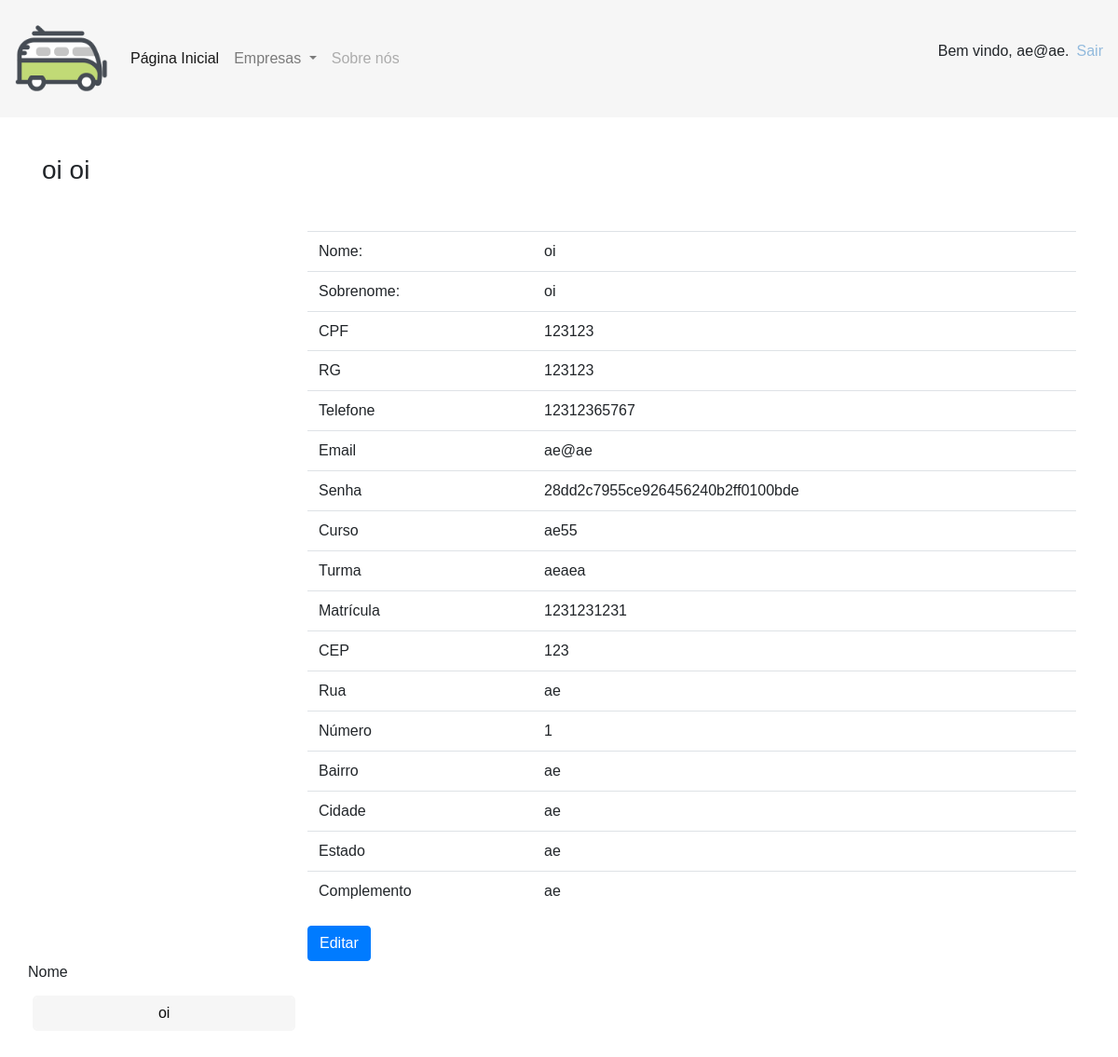
Page /paginas/perfil.php (signed in) on the earlier database version.
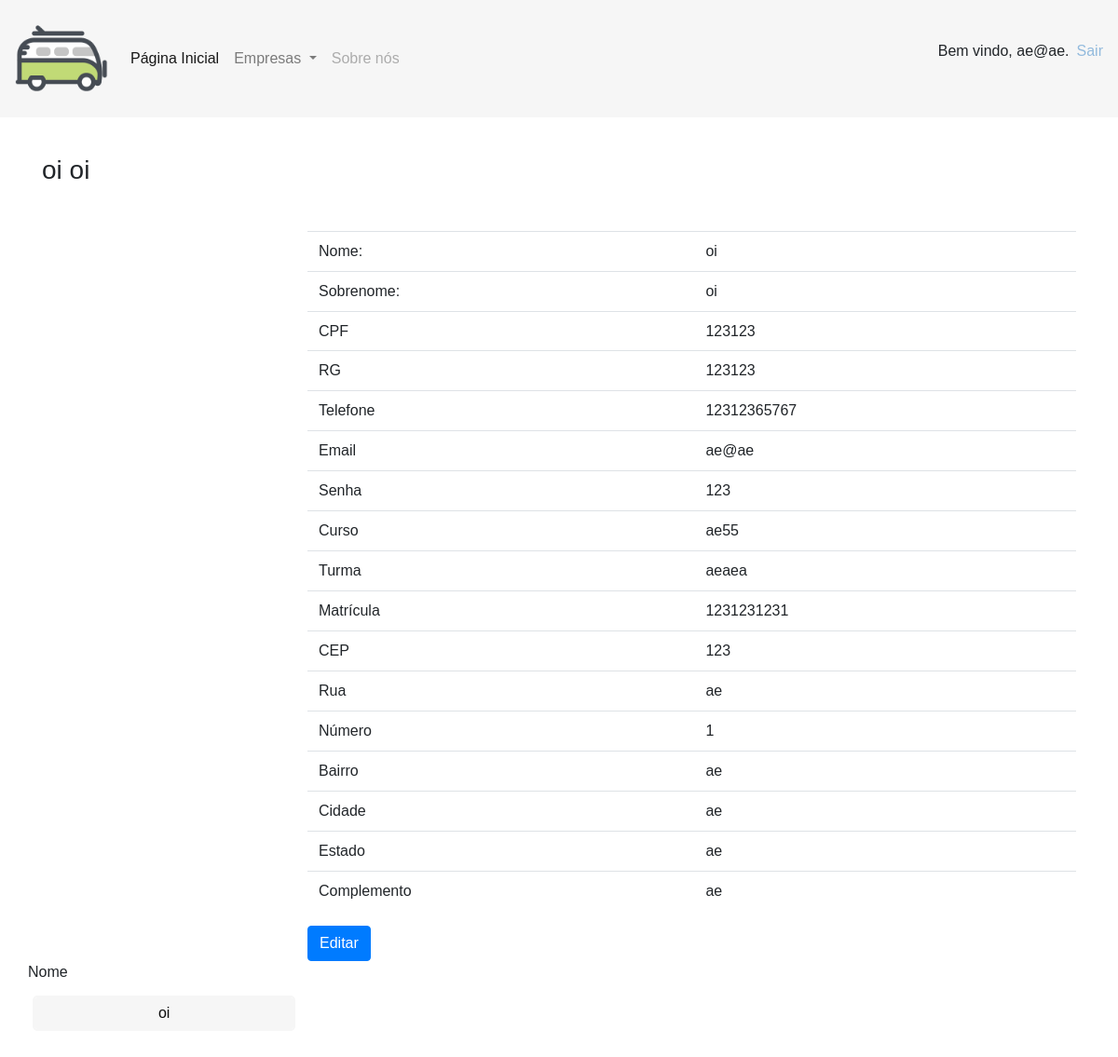
Same page on the later database version.
### tables this page shows
CREATE TABLE `usuarios` (
  `id_usuario` int(8) NOT NULL,
  `tipuser_tip_user` int(1) DEFAULT NULL,
  `cpf` bigint(12) NOT NULL,
  `rg` int(7) NOT NULL,
  `email` varchar(40) NOT NULL,
  `nome` varchar(40) NOT NULL,
  `sobrenome` varchar(15) NOT NULL,
  `sexo` varchar(11) NOT NULL,
  `telefone` bigint(20) NOT NULL,
  `senha` longtext NOT NULL
);

CREATE TABLE `passageiros` (
  `id_passageiro` int(5) NOT NULL,
  `emp_cod_empresa` int(2) DEFAULT NULL,
  `id_usuario_id` int(8) DEFAULT NULL,
  `matricula` bigint(10) NOT NULL,
  `curso` varchar(40) NOT NULL,
  `turma` varchar(40) NOT NULL
);

CREATE TABLE `enderecos` (
  `id_end_passageiro` int(5) NOT NULL,
  `id_passageiro_id` int(5) DEFAULT NULL,
  `cep` int(8) NOT NULL,
  `rua` varchar(50) NOT NULL,
  `numero` bigint(6) NOT NULL,
  `bairro` varchar(20) NOT NULL,
  `estado` varchar(20) NOT NULL,
  `cidade` varchar(50) NOT NULL,
  `complemento` varchar(40) NOT NULL
);

### paginas/perfil.php (the view, shortened to what this page needs)
<?php
require("head.php");
require("cabecalho.php");
$email = $_SESSION['email'];
$result = $conexao->query("SELECT nome, sobrenome, cpf, rg, telefone, email, senha, curso, turma, matricula, cep, rua, numero, bairro, cidade, estado, complemento
from usuarios, passageiros, enderecos
where email = '$email' and id_usuario_id = id_usuario and id_passageiro = id_passageiro_id") or die($conexao->error);
$arrayPassageiro = $result->fetch_assoc();
$resultMotorista = $conexao->query("SELECT nome, sobrenome, cpf, rg, telefone, email, senha, cnh
from usuarios, motoristas
where email = '$email' and user_iduser = id_usuario") or die($conexao->error);
$arrayMotorista = $resultMotorista->fetch_assoc();
if($arrayMotorista == null){
  $arrayMotorista = array();
}
if (array_key_exists("cnh", $arrayMotorista)) {
  $row = $arrayMotorista;
  $validar = 0;
}elseif(array_key_exists("matricula", $arrayPassageiro)){
  $row = $arrayPassageiro;
}
?>
<html lang="en">
<head>
</head>
<div class="container">
      <div class="row">
       <br>
      </div>
        <div class="toppad" >
          <div class="panel panel-info">
            <div class="panel-heading">
              <h3 class="panel-title my-3 mb-5"><?php echo $row['nome']?> <?php echo $row['sobrenome']; ?></h3>
            </div>
            <div class="panel-body">
              <div class="row">
                 <div class="col-md-3 col-lg-3 " align="center"> </div>
                <div class=" col-md-9 col-lg-9 ">
                  <table class="table table-user-information">
                    <tbody>
                      <tr>
                        <td>Nome:</td>
                        <td><?php echo $row['nome']; ?></td>
                      </tr>
                      <tr>
                        <td>Sobrenome:</td>
                        <td><?php echo $row['sobrenome']; ?></td>
                      </tr>
                      <tr>
                        <td>CPF</td>
                        <td><?php echo $row['cpf']; ?></td>
                      </tr>
                         <tr>
                             <tr>
                        <td>RG</td>
                        <td><?php echo $row['rg']; ?></td>
                      </tr>
                        <tr>
                        <td>Telefone</td>
                        <td><?php echo $row['telefone']; ?></td>
                      </tr>
                      <tr>
                        <td>Email</td>
                        <td><?php echo $row['email']; ?></a></td>
                      </tr>
                      <tr>
                        <td>Senha</td>
                        <td><?php echo $row['senha']; ?></td>
                      </tr>
                      <?php if(isset ($row['curso'])): ?>
                      <tr>
                        <td>Curso</td>
                        <td><?php echo $row['curso']; ?></a></td>
                      </tr>
                      <tr>
                        <td>Turma</td>
                        <td><?php echo $row['turma']; ?></td>
                      </tr>
                      </tr>
                        <td>Matrícula</td>
                        <td><?php echo $row['matricula']; ?></td>
                      <tr>
                        <td>CEP</td>
                        <td><?php echo $row['cep']; ?></td>
                      </tr>
                      <tr>
                        <td>Rua</td>
                        <td><?php echo $row['rua']; ?></td>
                      </tr>
                      <tr>
                        <td>Número</td>
                        <td><?php echo $row['numero']; ?></td>
                      </tr>
                      <tr>
                        <td>Bairro</td>
                        <td><?php echo $row['bairro']; ?></td>
                      </tr>
                      <tr>
                        <td>Cidade</td>
                        <td><?php echo $row['cidade']; ?></td>
                      </tr>
                      <tr>
                        <td>Estado</td>
                        <td><?php echo $row['estado']; ?></td>
                      </tr>
                      <tr>
                        <td>Complemento</td>
                        <td><?php echo $row['complemento']; ?></td>
                      </tr>
                      <?php endif; ?>
                    </tbody>
                  </table>
                  <a href="perfil.php?edit<?php echo $row['id']; ?> " class="btn btn-primary" name="editar">Editar</a>
                </div>
              </div>
              <div class="row">
                <form action="../funcoes/Perfil.php" method="POST">
                  <div class="form-group">
                    <label>Nome</label>
                    <input type="text" name="nome" class="form-control" value="<?php echo $row['nome']; ?>" placeholder="Nome">
                  </div>
                </form>
              </div>
            </div>
          </div>
        </div>
      </div>

### paginas/head.php (shortened to what this page needs)
<html lang="en">
<head>
    <link rel="stylesheet" href="../bootstrap/css/bootstrap.min.css">
    <link rel="stylesheet" type="text/css" href="../css/estilo.css">
</head>
<body>

### paginas/cabecalho.php (shortened to what this page needs)
<?php
require("head.php");
?>
<body>
<header>
    <nav class="navbar navbar-expand-lg navbar-light" style="background-color: #f6f6f6">
        <a class="navbar-brand" href="#"><img src="../img/logo.png" id="icon" alt="Icon" class="logo" style="width: 100px; height: 100px;"></a>
        <div class="collapse navbar-collapse" id="navbarSupportedContent">
            <ul class="navbar-nav mr-auto">
                <li class="nav-item active">
                    <a class="nav-link" href="../index.php" >Página Inicial <span class="sr-only">Página inicial</span></a>
                </li>
<li class="nav-item dropdown">
    <a class="nav-link dropdown-toggle" href="#" id="navbarDropdown" role="button" data-toggle="dropdown" aria-haspopup="true" aria-expanded="false">
        Empresas
    </a>
</li>
<li class="nav-item">
    <a class="nav-link disabled" href="#">Sobre nós</a>
</li>
</ul>
<?php
if (isset($_SESSION['email'])) {
echo '<nav>
    <p>Bem vindo, '.$_SESSION['email']. '.</p>
    </nav>';
    ?>
    <a href="../funcoes/Logout.php" class="mb-3 ml-2" >Sair</a>
    <?php
}else{
    echo '<a style="float:right" href="../index.php">Faça o login</a>';
}
?>
</header>

### css/estilo.css (style rules this page uses)
body { font-family: "Poppins", sans-serif; height: 100vh; }
a { color: #92badd; display:inline-block; text-decoration: none; font-weight: 400; }
input[type=text] { background-color: #f6f6f6; border: none; color: #0d0d0d; padding: 15px 32px; text-align: center; text-decoration: none; display: inline-block; font-size: 16px; margin: 5px; width: 85%; border: 2px solid #f6f6f6; -webkit-transition: all 0.5s ease-in-out; -moz-transition: all 0.5s ease-in-out; -ms-transition: all 0.5s ease-in-out; -o-transition: all 0.5s ease-in-out; transition: all 0.5s ease-in-out; -webkit-border-radius: 5px 5px 5px 5px; border-radius: 5px 5px 5px 5px; }
input[type=text]:placeholder { color: #cccccc; }
.logo { width:130px; height: 130px; }

Differences in the rows shown:
changed usuarios "oi": senha "28dd2c7955ce926456240b2ff0100bde" → "123"
